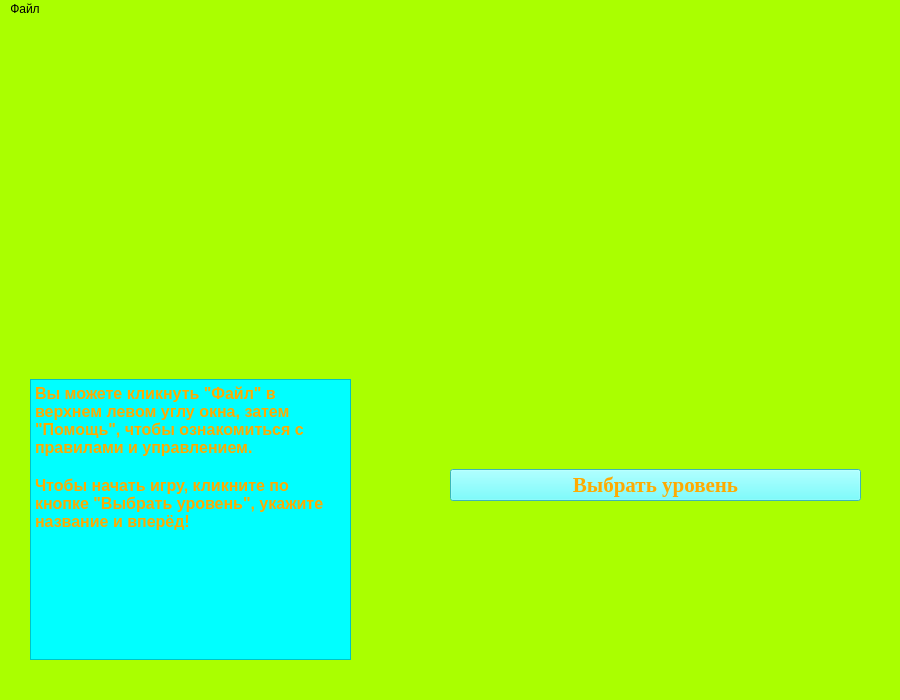
<?xml version="1.0" encoding="UTF-8"?>
<ui version="4.0">
 <class>MainWindow</class>
 <widget class="QMainWindow" name="MainWindow">
  <property name="geometry">
   <rect>
    <x>0</x>
    <y>0</y>
    <width>900</width>
    <height>700</height>
   </rect>
  </property>
  <property name="windowTitle">
   <string>Выбор уровня</string>
  </property>
  <property name="styleSheet">
   <string notr="true">background-color: rgb(170, 255, 0);</string>
  </property>
  <widget class="QWidget" name="centralwidget">
   <widget class="QTextBrowser" name="textBrowser">
    <property name="geometry">
     <rect>
      <x>30</x>
      <y>360</y>
      <width>321</width>
      <height>281</height>
     </rect>
    </property>
    <property name="styleSheet">
     <string notr="true">background-color: rgb(0, 255, 255);
color: rgb(255, 170, 0);</string>
    </property>
    <property name="html">
     <string>&lt;!DOCTYPE HTML PUBLIC &quot;-//W3C//DTD HTML 4.0//EN&quot; &quot;http://www.w3.org/TR/REC-html40/strict.dtd&quot;&gt;
&lt;html&gt;&lt;head&gt;&lt;meta name=&quot;qrichtext&quot; content=&quot;1&quot; /&gt;&lt;style type=&quot;text/css&quot;&gt;
p, li { white-space: pre-wrap; }
&lt;/style&gt;&lt;/head&gt;&lt;body style=&quot; font-family:'MS Shell Dlg 2'; font-size:8.25pt; font-weight:400; font-style:normal;&quot;&gt;
&lt;p style=&quot; margin-top:0px; margin-bottom:0px; margin-left:0px; margin-right:0px; -qt-block-indent:0; text-indent:0px;&quot;&gt;&lt;span style=&quot; font-size:12pt; font-weight:600;&quot;&gt;Вы можете кликнуть &amp;quot;Файл&amp;quot; в верхнем левом углу окна, затем &amp;quot;Помощь&amp;quot;, чтобы ознакомиться с правилами и управлением.&lt;/span&gt;&lt;/p&gt;
&lt;p style=&quot;-qt-paragraph-type:empty; margin-top:0px; margin-bottom:0px; margin-left:0px; margin-right:0px; -qt-block-indent:0; text-indent:0px; font-size:12pt; font-weight:600;&quot;&gt;&lt;br /&gt;&lt;/p&gt;
&lt;p style=&quot; margin-top:0px; margin-bottom:0px; margin-left:0px; margin-right:0px; -qt-block-indent:0; text-indent:0px;&quot;&gt;&lt;span style=&quot; font-size:12pt; font-weight:600;&quot;&gt;Чтобы начать игру, кликните по кнопке &amp;quot;Выбрать уровень&amp;quot;, укажите название и вперёд!&lt;/span&gt;&lt;/p&gt;&lt;/body&gt;&lt;/html&gt;</string>
    </property>
   </widget>
   <widget class="QLabel" name="image">
    <property name="geometry">
     <rect>
      <x>50</x>
      <y>0</y>
      <width>811</width>
      <height>321</height>
     </rect>
    </property>
    <property name="text">
     <string/>
    </property>
   </widget>
   <widget class="QWidget" name="layoutWidget">
    <property name="geometry">
     <rect>
      <x>450</x>
      <y>450</y>
      <width>411</width>
      <height>91</height>
     </rect>
    </property>
    <layout class="QVBoxLayout" name="verticalLayout">
     <item>
      <widget class="QPushButton" name="choose">
       <property name="font">
        <font>
         <family>Times New Roman</family>
         <pointsize>16</pointsize>
         <weight>75</weight>
         <bold>true</bold>
        </font>
       </property>
       <property name="styleSheet">
        <string notr="true">background-color: rgb(85, 255, 255);
color: rgb(255, 170, 0);</string>
       </property>
       <property name="text">
        <string>Выбрать уровень</string>
       </property>
      </widget>
     </item>
     <item>
      <widget class="QLabel" name="result">
       <property name="font">
        <font>
         <family>Times New Roman</family>
         <pointsize>16</pointsize>
         <weight>75</weight>
         <bold>true</bold>
        </font>
       </property>
       <property name="styleSheet">
        <string notr="true">color: rgb(255, 0, 0);</string>
       </property>
       <property name="text">
        <string/>
       </property>
      </widget>
     </item>
    </layout>
   </widget>
  </widget>
  <widget class="QMenuBar" name="menubar">
   <property name="geometry">
    <rect>
     <x>0</x>
     <y>0</y>
     <width>900</width>
     <height>21</height>
    </rect>
   </property>
   <widget class="QMenu" name="file">
    <property name="title">
     <string>Файл</string>
    </property>
   </widget>
   <addaction name="file"/>
  </widget>
  <widget class="QStatusBar" name="statusbar"/>
 </widget>
 <resources/>
 <connections/>
</ui>
